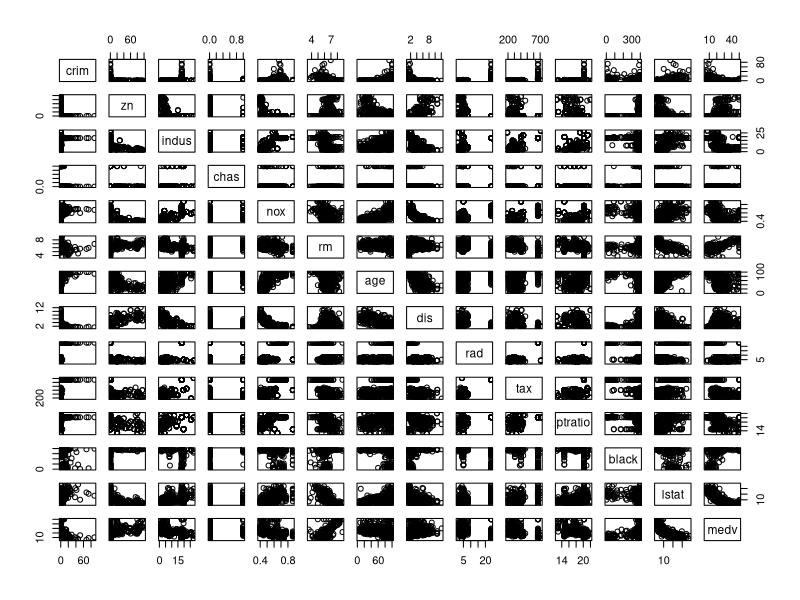
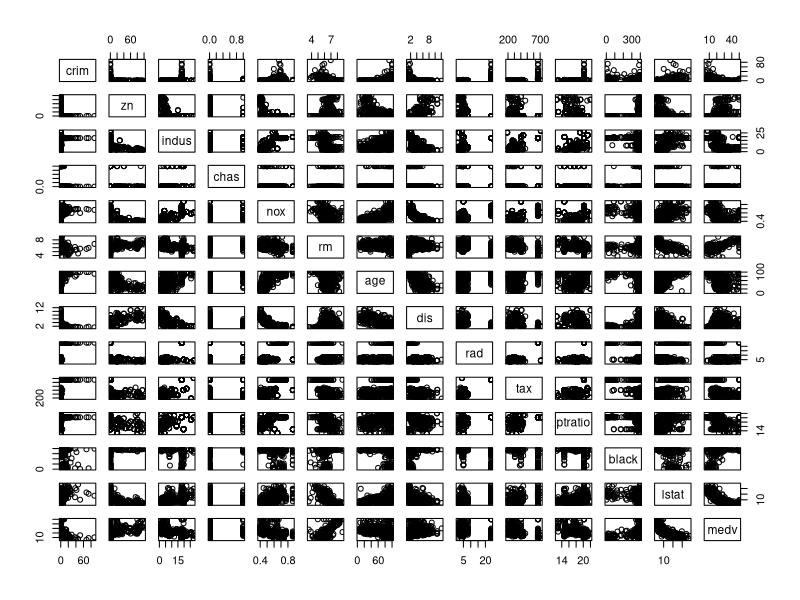
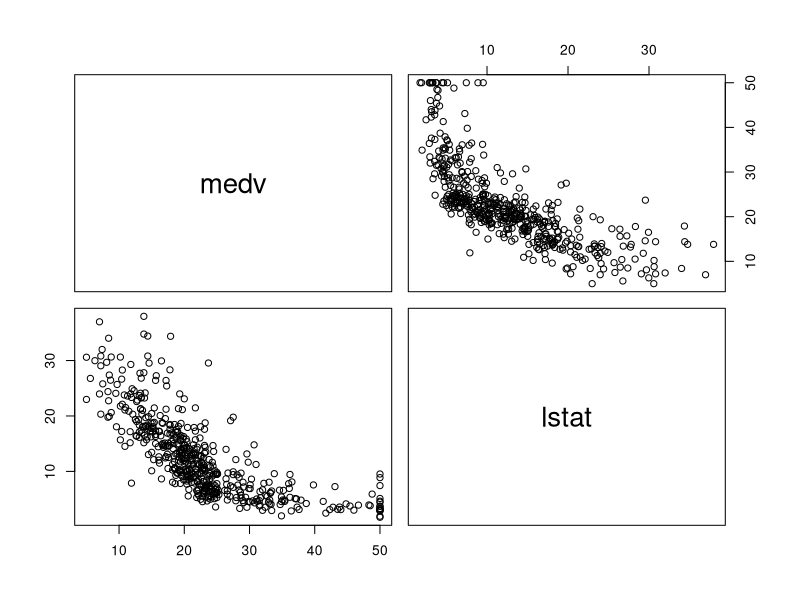
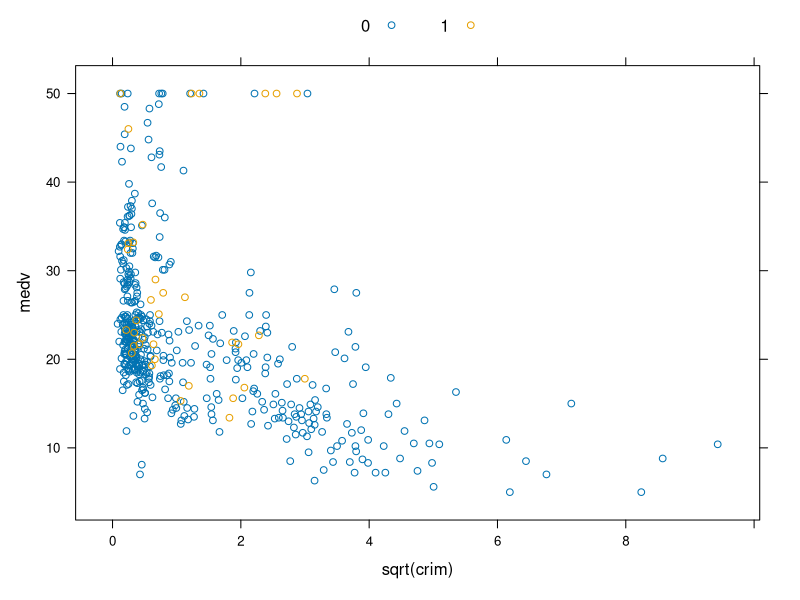
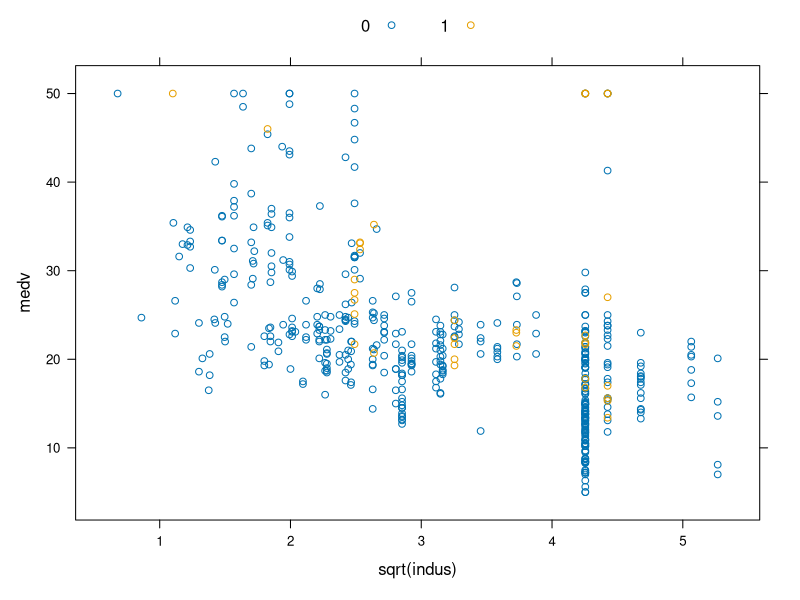
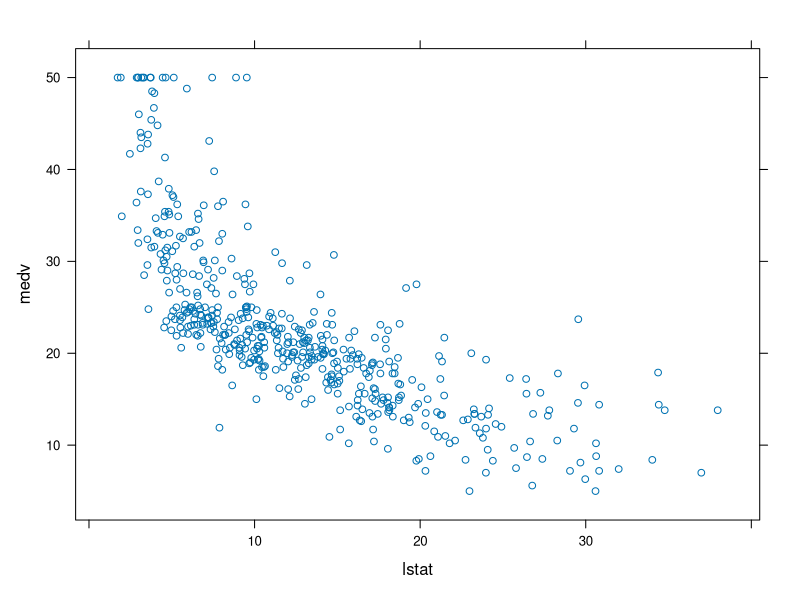

Generate these figures, in order, with R: (Note: this script raises an error after producing the figures.)
library(corrplot)
library(dplyr)
library(MASS)
library(lattice)
data(Boston)
?Boston
#Boston_data = subset(Boston)
write.table(Boston, file = "Boston_data", sep = "\t", row.names = FALSE, col.names = names(Boston))
summary(Boston)
str(Boston)


######################
## Part A
######################
pairs(Boston)
graphics.off()
quartz()

pairs(Boston)
pairs(~ medv + lstat, data = Boston)

xyplot(medv ~ sqrt(crim), data=Boston, groups = chas, auto.key = list(columns=2))
xyplot(medv ~ sqrt(indus), data=Boston, groups = chas, auto.key = list(columns=2))

xyplot(medv ~ lstat, data = Boston)



######################
## Part B
######################
cor_boston <- select(Boston,crim,zn,indus,chas,nox,rm,age,dis,rad,tax,ptratio,black,lstat,medv)
M <- cor(cor_boston)
quartz()
corrplot(M, method="number")
plot_cor <- cor(cor_Boston)

####Subdivision C####
graphics.off()
quartz()
xyplot(crim ~ chas, data = Boston, group = chas , type = c("p","smooth"), auto.key=list(columns=2))
xyplot(ptratio ~ chas, data = Boston, group = chas , type = c("p","smooth"), auto.key=list(columns=2))
xyplot(tax ~ chas, data = Boston, group = chas , type = c("p","smooth"), auto.key=list(columns=2))

?Boston()
subset_one <- subset(Boston, chas==1)
summary(subset_one)
subset_zero <- subset(Boston, chas==0)
summary(subset_zero)

############Subdiviion  D ##############
subset_rm7<-subset(Boston, rm>7) #d
nrow(subset_rm7)
subset_rm8<-subset(Boston, rm>8)
nrow(subset_rm8)
summary(subset_rm8)
plot(subset_rm8)
